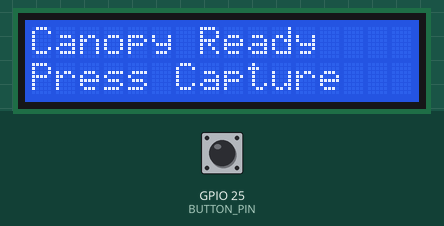
The sketch below on a simulated ESP32. Parts: 16×2 character LCD. Inputs (shaded band) come from the test bench; at power-on: GPIO 25 (BUTTON_PIN) HIGH. WiFi joins after 1.5 s; servers stay silent unless stated; uploads are accepted with an empty reply; not simulated (calls return 0 or success): secrets.h.

Above: at 3.0 s.
3.1 s: GPIO 25 (BUTTON_PIN) pulled LOW for 0.15 s
At 4.4 s:
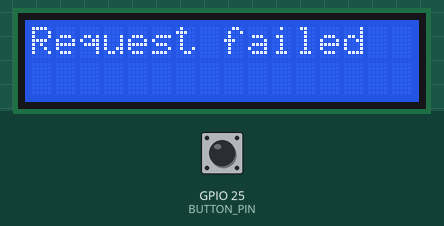
6.2 s: GPIO 25 (BUTTON_PIN) pulled LOW for 1 s
At 6.37 s:
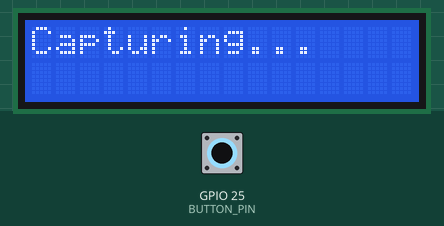
9.5 s: GPIO 25 (BUTTON_PIN) pulled LOW for 3.2 s
At 10.4 s:
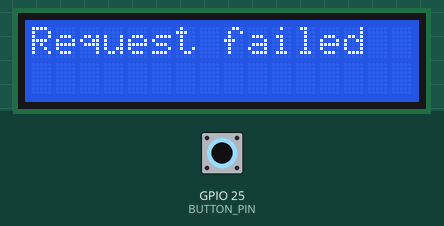
Timing chart, 0 to 12.5 s (numbered marks = the images above; inputs shaded):
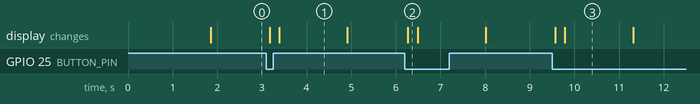

Measured:
- after the input at 3.1 s, the display: first changes after 0.07 s (image 1 shows a later state)
- after the input at 6.2 s, the display: changes after 0.07 s (image 2)
- after the input at 9.5 s, the display: first changes after 0.07 s (image 3 shows a later state)
- what the display in image 1 shows lasts 1.5 s, from 3.4 s to 4.9 s

The sketch:

esp32-main.ino
```cpp
// ============================================================================
// Canopy Densitometer — ESP32 CONTROLLER  (NodeMCU ESP32-S 38-pin, your PCB)
//
// Two-device design: this board owns the BUTTON and the LCD. It does NOT touch
// the camera. On a button press it asks the ESP32-CAM (via Supabase) to shoot:
//   1. button press  -> INSERT a captures row (status 'requested'), get its id
//   2. poll that row  -> drive the LCD off its status:
//        requested/uploading -> "Capturing..." / "Uploading..."
//        uploaded/processing -> "Processing..."
//        done  -> "Canopy: 74.6 %"     error -> "Error - retry"
// The ESP32-CAM watches for the 'requested' row, captures, uploads, processes.
//
// Pins (per your schematic / PCB):
//   I2C LCD : SDA = GPIO21, SCL = GPIO22, 0x27, 16x2   (+5V, GND)
//   Button  : GPIO25 -> button -> GND   (internal pull-up, active LOW)
//   Reset   : wired to EN (hardware reset)
//
// Libraries: "LiquidCrystal I2C" (Frank de Brabander), ArduinoJson.
// Credentials in secrets.h (copy secrets.h.example).
// ============================================================================

#include <WiFi.h>
#include <HTTPClient.h>
#include <WiFiClientSecure.h>
#include <ArduinoJson.h>
#include <Wire.h>
#include <LiquidCrystal_I2C.h>
#include "secrets.h"

#define REST_BASE          "https://" SUPABASE_HOST "/rest/v1"
#define BUTTON_PIN         25
#define BUTTON_ACTIVE_LOW  1        // button to GND; flip to 0 if wired to 3.3V
#define LCD_ADDR           0x27
#define LCD_COLS           16
#define LCD_ROWS           2
#define POLL_MS            800
#define CAPTURE_TIMEOUT_MS 45000
#define HEARTBEAT_MS       20000
#define HEARTBEAT_ID       "esp32-controller"

LiquidCrystal_I2C lcd(LCD_ADDR, LCD_COLS, LCD_ROWS);
String activeId = "";
unsigned long captureStart = 0, lastPoll = 0, lastBeat = 0;
String lastStatus = "";

void lcdLine(uint8_t row, const String& msg) {
  lcd.setCursor(0, row);
  String s = msg; while (s.length() < LCD_COLS) s += ' ';
  lcd.print(s.substring(0, LCD_COLS));
}
void showIdle() { lcdLine(0, "Canopy Ready"); lcdLine(1, "Press Capture"); }

bool buttonPressed() {
  int v = digitalRead(BUTTON_PIN);
  return BUTTON_ACTIVE_LOW ? (v == LOW) : (v == HIGH);
}

void addAuth(HTTPClient& h) {
  h.addHeader("apikey", SUPABASE_ANON);
  h.addHeader("Authorization", "Bearer " SUPABASE_ANON);
}

void connectWifi() {
  lcdLine(0, "WiFi connecting"); lcdLine(1, "");
  WiFi.mode(WIFI_STA);
  WiFi.begin(WIFI_SSID, WIFI_PASS);
  uint8_t t = 0;
  while (WiFi.status() != WL_CONNECTED && t++ < 40) delay(250);
}

// Report "I'm alive" so the web app can show this board online.
void heartbeat() {
  if (WiFi.status() != WL_CONNECTED) return;
  WiFiClientSecure client; client.setInsecure();
  HTTPClient h;
  h.begin(client, REST_BASE "/rpc/device_heartbeat");
  addAuth(h);
  h.addHeader("Content-Type", "application/json");
  h.POST("{\"p_id\":\"" HEARTBEAT_ID "\",\"p_name\":\"ESP32 Controller\",\"p_kind\":\"controller\"}");
  h.end();
}

// Insert a 'requested' row; returns its id (or "").
String requestCapture() {
  WiFiClientSecure client; client.setInsecure();
  HTTPClient h;
  h.begin(client, REST_BASE "/captures");
  addAuth(h);
  h.addHeader("Content-Type", "application/json");
  h.addHeader("Prefer", "return=representation");
  int code = h.POST(String("{\"device_id\":\"" DEVICE_ID "\",\"status\":\"requested\"}"));
  String id = "";
  if (code == 200 || code == 201) {
    StaticJsonDocument<512> d;
    if (!deserializeJson(d, h.getString()) && d.is<JsonArray>() && d.size() > 0)
      id = d[0]["id"].as<String>();
  }
  h.end();
  return id;
}

bool pollCapture(String& status, float& canopy) {
  WiFiClientSecure client; client.setInsecure();
  HTTPClient h;
  h.begin(client, String(REST_BASE) + "/captures?id=eq." + activeId + "&select=status,canopy_pct");
  addAuth(h);
  int code = h.GET();
  bool ok = false;
  if (code == 200) {
    StaticJsonDocument<256> d;
    if (!deserializeJson(d, h.getString()) && d.is<JsonArray>() && d.size() > 0) {
      status = d[0]["status"].as<String>();
      canopy = d[0]["canopy_pct"].isNull() ? -1.0f : d[0]["canopy_pct"].as<float>();
      ok = true;
    }
  }
  h.end();
  return ok;
}

void renderStatus(const String& status, float canopy) {
  if (status == lastStatus && status != "done") return;
  lastStatus = status;
  if (status == "requested")       lcdLine(0, "Capturing...");
  else if (status == "uploading")  lcdLine(0, "Uploading...");
  else if (status == "uploaded" ||
           status == "processing") lcdLine(0, "Processing...");
  else if (status == "done") {
    lcdLine(0, "Canopy Cover:");
    lcdLine(1, String(canopy, 1) + " %");
    return;
  } else if (status == "invalid")  lcdLine(0, "Invalid image");
  else if (status == "error")      lcdLine(0, "Error - retry");
  lcdLine(1, "");
}

void setup() {
  Serial.begin(115200);
  pinMode(BUTTON_PIN, INPUT_PULLUP);   // button to GND (active LOW)
  Wire.begin(21, 22);
  lcd.init(); lcd.backlight();
  lcdLine(0, "Canopy Densito"); lcdLine(1, "starting...");
  connectWifi();
  if (WiFi.status() != WL_CONNECTED) { lcdLine(0, "WiFi FAIL"); delay(2000); }
  heartbeat();
  showIdle();
}

void loop() {
  if (millis() - lastBeat >= HEARTBEAT_MS) { lastBeat = millis(); heartbeat(); }

  if (activeId == "") {
    if (buttonPressed()) {
      delay(40);
      if (buttonPressed()) {
        lcdLine(0, "Capturing..."); lcdLine(1, "");
        String id = requestCapture();
        if (id == "") { lcdLine(0, "Request failed"); delay(1500); showIdle(); }
        else { activeId = id; captureStart = millis(); lastStatus = ""; }
        while (buttonPressed()) delay(10);   // wait for release
      }
    }
    return;
  }

  if (millis() - lastPoll >= POLL_MS) {
    lastPoll = millis();
    String status; float canopy;
    if (pollCapture(status, canopy)) {
      renderStatus(status, canopy);
      if (status == "done" || status == "error") {
        delay(6000); activeId = ""; showIdle(); return;
      }
    }
  }
  if (millis() - captureStart > CAPTURE_TIMEOUT_MS) {
    lcdLine(0, "Timeout"); lcdLine(1, "Try again");
    delay(2500); activeId = ""; showIdle();
  }
}
```
